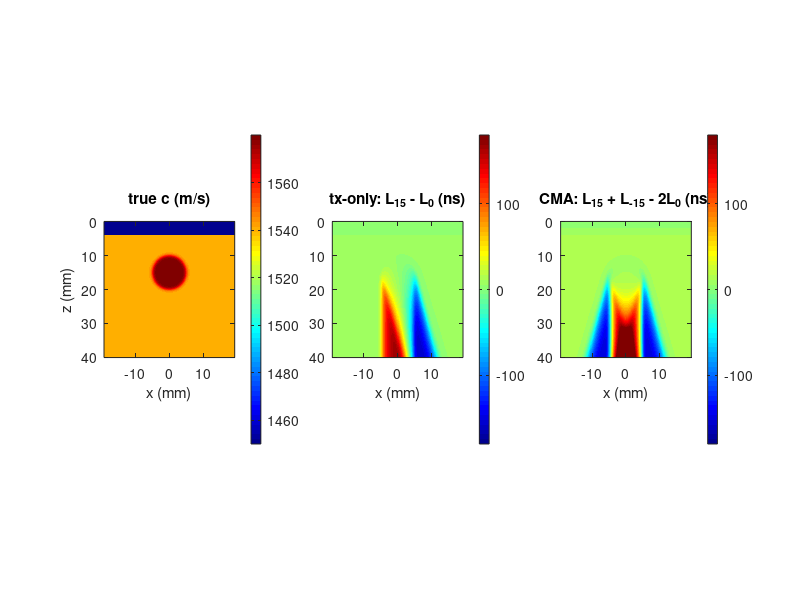
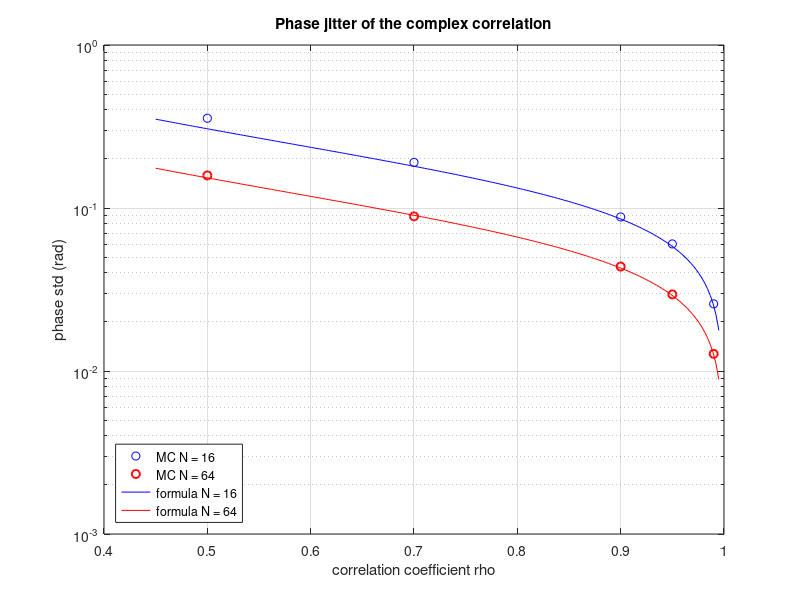

Write the MATLAB code that produced these figures, in order.
%% m32_cute_phase_shift.m
% CUTE-style echo phase shifts between steered acquisitions (ray model) and
% the phase jitter that limits them (speckle Monte Carlo).
% Purpose : (A) Straight-ray, first-order model of the beamforming delay
%           error of every pixel r for a steering angle th:
%              L_th(r) = sec(th) * int_0^z ds(x - (z - z') tan th, z') dz',
%           ds = 1/c - 1/c0 (c0 = 1540 m/s assumed by the beamformer).
%           Two data types are mapped for a +40 m/s inclusion under a fat layer:
%              transmit-only pair   d = L_th - L_0             (receive fixed)
%              common mid-angle     d = L_th + L_-th - 2 L_0   (tx th, rx -th)
%           Echo-position shifts and refraction are neglected.
%           (B) The phase of the complex correlation of two speckle kernels of
%           N independent samples and correlation rho has std
%              sigma_phi ~ sqrt(1 - rho^2) / (rho sqrt(2N))   (large N),
%           checked by Monte Carlo; sigma_tau = sigma_phi / (2 pi f0).
% Change  : th_deg, dc_inc, r_inc, the fat layer, rho_list, N_list.
% Expect  : at 15 deg the shift below the inclusion centre (0 deg path through
%           the full chord, 15 deg path missing it) reaches the chord delay
%           (164 ns) plus 5.7 ns from the fat layer, ~169 ns, several phase wraps at 5 MHz; a 2 deg step
%           stays below 100 ns (no wrap), zero above the inclusion; the layer adds only (sec th - 1) of its
%           vertical delay; the jitter formula holds within ~10 % for N = 64
%           and fails at low rho and small N (phase wrapping, bias).
% Runtime : about 2 s in Octave.
clear; close all; rng(1);

c0 = 1540; f0 = 5e6;
dx = 0.1; x = -19.2:dx:19.2; z = 0:dx:40;    % grid (mm)
[X, Z] = meshgrid(x, z);
dc_inc = 40; r_inc = 5; zi = 15;             % inclusion: +40 m/s, radius 5 mm, centre depth 15 mm
c = c0 + dc_inc./(1 + exp((hypot(X, Z - zi) - r_inc)/0.3));   % smooth edge, 0.3 mm
d_fat = 4; c(Z < d_fat) = 1450;              % 4 mm fat layer at the top
ds = (1./c - 1/c0)*1e6;                      % slowness deviation (ns/mm)

th_deg = 15; ths = [-th_deg 0 th_deg 2]*pi/180; L = cell(1, 4);
for a = 1:4
    th = ths(a); La = zeros(size(ds));
    La(1, :) = ds(1, :)*dx/cos(th)/2;        % half cell at the surface
    for k = 2:numel(z)                       % march down: shift the previous row by dz tan(th)
        prev = interp1(x, La(k-1, :), x - dx*tan(th), 'linear', 'extrap');
        La(k, :) = prev + 0.5*(ds(k, :) + ds(k-1, :))*dx/cos(th);
    end
    L{a} = La;                               % ns, delay error of each pixel for angle th
end
d_tx  = L{3} - L{2};                         % transmit-only pair (th vs 0)
d_cma = L{3} + L{1} - 2*L{2};                % common mid-angle pair (th,-th) vs (0,0)
in_ap = abs(X) < 12;                         % keep away from the lateral edges
fprintf('Inclusion %+d m/s: ds = %.2f ns/mm, vertical delay through its centre %.1f ns\n', dc_inc, ...
    (1/(c0 + dc_inc) - 1/c0)*1e6, (1/(c0 + dc_inc) - 1/c0)*1e6*2*r_inc);
fprintf('Peak |d| at th = %d deg: transmit-only %.1f ns (%.2f rad at %.0f MHz), common mid-angle %.1f ns (%.2f rad)\n', th_deg, ...
    max(abs(d_tx(in_ap))), 2*pi*f0*max(abs(d_tx(in_ap)))*1e-9, f0/1e6, max(abs(d_cma(in_ap))), 2*pi*f0*max(abs(d_cma(in_ap)))*1e-9);
d2 = L{4} - L{2};
fprintf('Adjacent-angle step of 2 deg (tx-only): peak |d| %.1f ns (%.2f rad): no wrapping; wrapping starts at |d| = 1/(2 f0) = %.0f ns\n', ...
    max(abs(d2(in_ap))), 2*pi*f0*max(abs(d2(in_ap)))*1e-9, 1e9/(2*f0));
k30 = find(abs(z - 30) < 1e-9); i0 = find(abs(x + 15) < 1e-9);   % a column far from the inclusion
S = (1/1450 - 1/c0)*1e6*d_fat;
fprintf('Fat layer only (x = -15 mm, z = 30 mm): vertical %.1f ns, tx-only %.2f ns (pred (sec-1)S = %.2f), CMA %.2f ns (pred 2(sec-1)S = %.2f)\n', ...
    L{2}(k30, i0), d_tx(k30, i0), (sec(ths(3)) - 1)*S, d_cma(k30, i0), 2*(sec(ths(3)) - 1)*S);

% (B) phase jitter of the complex correlation of two speckle kernels
rho_list = [0.5 0.7 0.9 0.95 0.99]; N_list = [16 64]; R = 4000;
fprintf('\n  rho     N   sigma_phi MC (rad)   formula   sigma_tau at 5 MHz (ns)\n');
SPH = zeros(numel(N_list), numel(rho_list));
for iN = 1:numel(N_list)
    N = N_list(iN);
    for ir = 1:numel(rho_list)
        rho = rho_list(ir); phi0 = 0.4;
        a1 = (randn(N, R) + 1j*randn(N, R))/sqrt(2);
        w  = (randn(N, R) + 1j*randn(N, R))/sqrt(2);
        a2 = (rho*a1 + sqrt(1 - rho^2)*w)*exp(1j*phi0);
        ph = angle(sum(a2.*conj(a1), 1)) - phi0;
        SPH(iN, ir) = std(ph);
        fo = sqrt(1 - rho^2)/(rho*sqrt(2*N));
        fprintf('  %.2f  %3d   %10.4f        %8.4f   %8.2f\n', rho, N, SPH(iN, ir), fo, SPH(iN, ir)/(2*pi*f0)*1e9);
    end
end
th = 20*pi/180; dzl = 5; sig_tau = sqrt(1 - 0.95^2)/(0.95*sqrt(128))/(2*pi*f0)*1e9;
% layer delay S = datum below minus datum above the layer: two independent data, sqrt(2) sigma_tau
sig_s = sqrt(2)*sig_tau/(2*(sec(th) - 1)*dzl);
fprintf('\nLayer slowness from CMA data below minus above a %d mm layer at +-20 deg, sigma_tau = %.2f ns per datum (rho 0.95, N 64): sigma_s = %.1f ns/mm = %.0f m/s\n', ...
    dzl, sig_tau, sig_s, sig_s*1e-6*c0^2);

figure('Position', [40 40 1150 380]); colormap(jet);
subplot(1, 3, 1); imagesc(x, z, c); axis image; colorbar; title('true c (m/s)'); xlabel('x (mm)'); ylabel('z (mm)');
subplot(1, 3, 2); imagesc(x, z, d_tx); axis image; colorbar; caxis([-180 180]);
title(sprintf('tx-only: L_{%d} - L_0 (ns)', th_deg)); xlabel('x (mm)');
subplot(1, 3, 3); imagesc(x, z, d_cma); axis image; colorbar; caxis([-180 180]);
title(sprintf('CMA: L_{%d} + L_{-%d} - 2L_0 (ns)', th_deg, th_deg)); xlabel('x (mm)');
figure('Position', [60 60 560 380]);
semilogy(rho_list, SPH(1, :), 'bo', rho_list, SPH(2, :), 'ro', 'LineWidth', 1.4); hold on;
rr = linspace(0.45, 0.995, 200);
semilogy(rr, sqrt(1 - rr.^2)./(rr*sqrt(2*16)), 'b-', rr, sqrt(1 - rr.^2)./(rr*sqrt(2*64)), 'r-');
grid on; xlabel('correlation coefficient rho'); ylabel('phase std (rad)');
legend('MC N = 16', 'MC N = 64', 'formula N = 16', 'formula N = 64', 'Location', 'southwest');
title('Phase jitter of the complex correlation');
